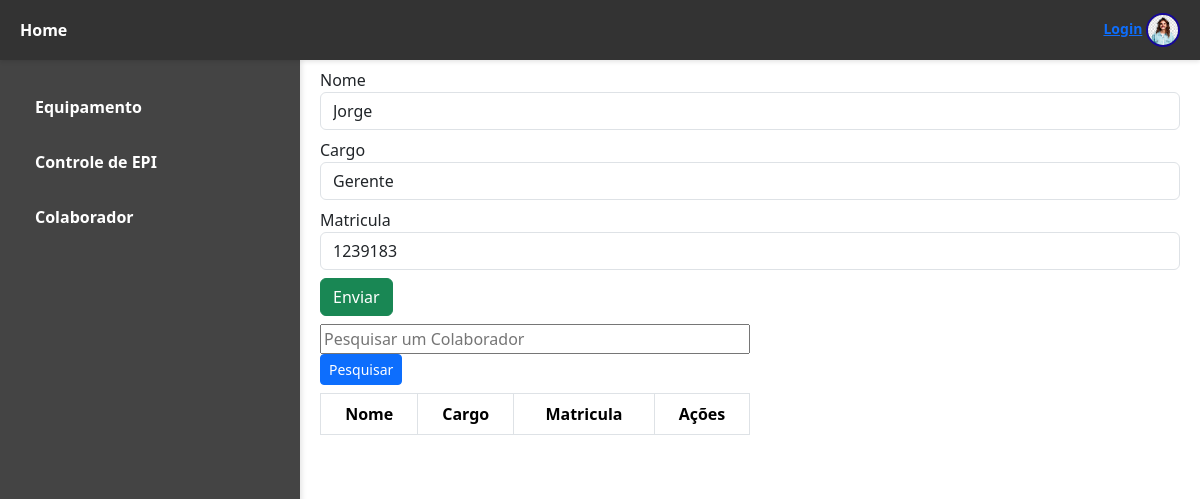
Screenshot of /epi/atualizar_colaborador/11/ with the database file from the repository.
### epi/models.py (models this page shows, shortened)
class Colaborador(models.Model):
        nome = models.CharField(max_length=100)
        cargo = models.CharField(max_length=100)
        matricula = models.IntegerField(max_length=100)

### epi/views.py (the view, shortened to what this page needs)
# urls.py: path('atualizar_colaborador/', views.atualizar_colaborador, name='atualizar_colaborador_tela'),
def atualizar_colaborador(request, id=0):
    colaborador = get_object_or_404(Colaborador, id=id)
    return render(request, 'epi/globals/atualizar_colaborador.html', {'colaborador': colaborador})

### epi/templates/epi/globals/atualizar_colaborador.html (shortened to what this page needs)
{% extends "epi/index.html" %}
{% block content %}
{% if colaborador %}
<form action="{% url 'atualizar_colaborador' colaborador.id %}" method="post" >
    <div class="form-group my-2">
        <label  for="nome" >Nome</label>
        <input class="form-control" type="text" name="nome" placeholder="Nome" value="{{ colaborador.nome }}">
    </div>
    <div class="form-group my-2">
        <label for="ca">Cargo</label>
        <input class="form-control" type="text" name="cargo" placeholder="Cargo" value="{{ colaborador.cargo }}">
    </div>
    <div class="form-group my-2">
        <label for="validade">Matricula</label>
        <input class="form-control" type="text" name="matricula" placeholder="Matricula" value="{{ colaborador.matricula}}">
    </div>
    <div>
        <input class="btn btn-success" type="submit" value="Enviar">
    </div>
</form>
{% endif %}
<form class="form-group my-2" method="get" style="width: 50%;">
    <input type="text" name="nome_item" placeholder="Pesquisar um Colaborador" value="{{ request.GET.nome_item }}" style="width: 100%;">
    <button type="submit" class="btn btn-primary btn-sm">Pesquisar</button>
</form>
<div class="table-responsive">
    <table class="table table-bordered" style="width: 50%;">
        <thead>
            <tr>
                <th style="text-align: center">Nome</th>
                <th style="text-align: center">Cargo</th>
                <th style="text-align: center">Matricula</th>
                <th style="text-align: center">Ações</th>
            </tr>
        </thead>
    </table>
</div>
{% endblock content %}

### rows the page displays
Colaborador: nome "Jorge", cargo "Gerente", matricula "1239183"
